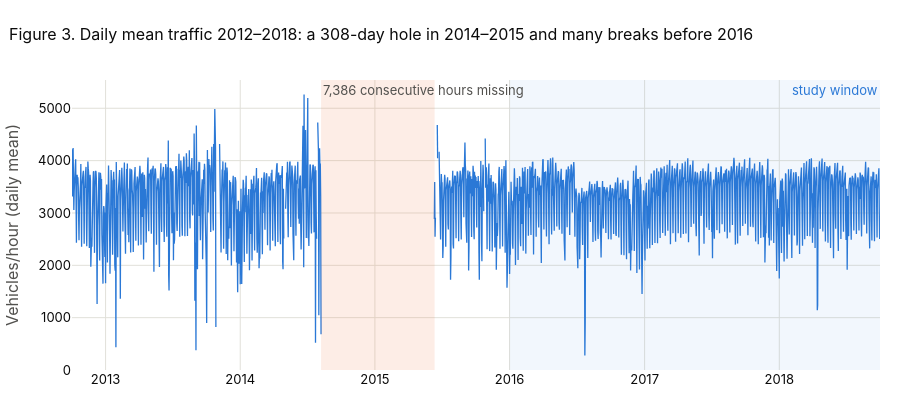

Write notebook code for a chart like this one.
### Code cell
daily_raw = regular[TARGET].resample("D").mean()
big = gaps.iloc[0]

fig = go.Figure(go.Scatter(x=daily_raw.index, y=daily_raw.values, mode="lines", line=dict(color=BLUE, width=1.3),
                           name="daily mean", hovertemplate="%{x|%d/%m/%Y}: %{y:,.0f} vehicles/hour<extra></extra>"))
fig.add_vrect(x0=big.start, x1=big.end, fillcolor=ORANGE, opacity=0.12, line_width=0,
              annotation_text=f"{big.steps:,} consecutive hours missing", annotation_position="top left",
              annotation_font_color=INK_2)
fig.add_vrect(x0=pd.Timestamp(WINDOW_START), x1=pd.Timestamp(WINDOW_END), fillcolor=BLUE, opacity=0.06, line_width=0,
              annotation_text="study window", annotation_position="top right", annotation_font_color=BLUE)
show_fig(fig, f"Daily mean traffic 2012–2018: a {big.steps / 24:.0f}-day hole in 2014–2015 and many breaks before 2016",
         yaxis_title="Vehicles/hour (daily mean)", showlegend=False)

### Figure 1 — Plotly figure (JSON) as saved in the notebook; plotly's stock layout.template omitted (floating-point values rounded to 4 significant figures; data arrays with more than 128 entries replaced by an {"elided": "..."} marker saying what was removed)
{"data": [{"hovertemplate": "%{x|%d/%m/%Y}: %{y:,.0f} vehicles/hour<extra></extra>", "line": {"color": "#2a78d6", "width": 1.3}, "mode": "lines", "name": "daily mean", "type": "scatter", "x": {"elided": "2190 str values"}, "y": {"elided": "2190 float values"}}], "layout": {"annotations": [{"font": {"color": "#52514e"}, "showarrow": false, "text": "7,386 consecutive hours missing", "x": "2014-08-08T02:00:00", "xanchor": "left", "xref": "x", "y": 1, "yanchor": "top", "yref": "y domain"}, {"font": {"color": "#2a78d6"}, "showarrow": false, "text": "study window", "x": "2018-09-30T23:00:00", "xanchor": "right", "xref": "x", "y": 1, "yanchor": "top", "yref": "y domain"}], "height": 420, "shapes": [{"fillcolor": "#eb6834", "line": {"width": 0}, "opacity": 0.12, "type": "rect", "x0": "2014-08-08T02:00:00", "x1": "2015-06-11T19:00:00", "xref": "x", "y0": 0, "y1": 1, "yref": "y domain"}, {"fillcolor": "#2a78d6", "line": {"width": 0}, "opacity": 0.06, "type": "rect", "x0": "2016-01-01T00:00:00", "x1": "2018-09-30T23:00:00", "xref": "x", "y0": 0, "y1": 1, "yref": "y domain"}], "showlegend": false, "title": {"text": "Figure 3. Daily mean traffic 2012–2018: a 308-day hole in 2014–2015 and many breaks before 2016"}, "yaxis": {"title": {"text": "Vehicles/hour (daily mean)"}}}}
